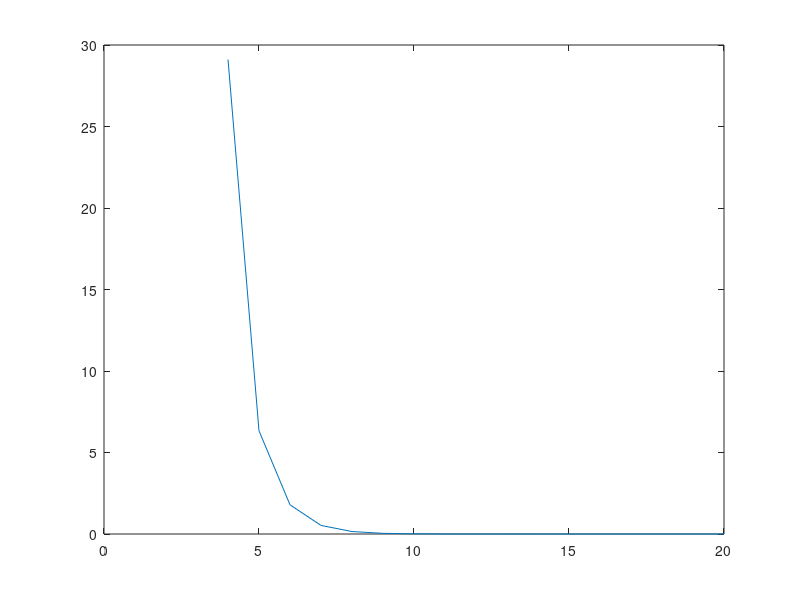

MATLAB code to generate this figure: (Note: this script raises an error after producing the figure.)
  FigHandle = figure;
  set(FigHandle, 'Position', [0, 0, 640, 640]);

mais10 = csvread('10compras.csv');


nservidores = mais10 ( :, [2]); 
wq = mais10 ( : ,[7]);
figure(1)
p = plot(nservidores,wq)
hline = refline([0 90]);
hline.Color = 'r';
p(1).LineWidth = 3;

l = legend('Wq, #unidades <= 10' ,'limite max. permitido (90s)');

set(l,'FontSize',12);

ylabel('Wq -Tempo  m\''{e}dio de espera na fila (s)' ,'interpreter','latex');
ylim([0 100]);
xlabel('#Servidores');
set(gca,'fontsize',12);
set(gca,'XTick',nservidores)
title({'An\''{a}lise gr\''{a}fica da evolu\c{c}\~{a}o do tempo m\''{e}dio de espera na fila,' 'mediante o aumento do n\''{u}mero de servidores envolvidos,' 'para clientes com n\''{u}mero de unidades de artigos inferior ou igual a 10'},'interpreter','latex');

